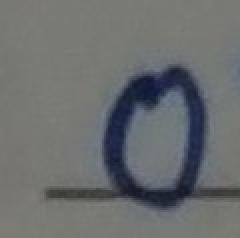
#> input picture Samples/sample0.jpg, 120 x 119 px (shown 2 times larger); its folder holds only this picture in this run
$ jupyter execute --allow-errors CNN.ipynb
#> lines starting #> are read from the running program, lines starting #| are printed output that depends on the picture
# CNN, but on NUMPY

[cell 1]
import numpy as np
import pandas as pd

import matplotlib.pyplot as plt

[cell 2]
import cv2
import os

## 1. Preparation

[cell 3]
mnist_folder = "./MNIST_Dataset"

LoadMNIST from https://stackoverflow.com/a/53226079

[cell 4]
def loadMNIST(prefix, folder):

    data_path = "-images-idx3-ubyte"
    labels_path = "-labels-idx1-ubyte"

    intType = np.dtype('int32').newbyteorder('>')
    nMetaDataBytes = 4 * intType.itemsize

    data = np.fromfile(folder + "/" + prefix + data_path, dtype = 'ubyte')
    magicBytes, nImages, width, height = np.frombuffer( data[:nMetaDataBytes].tobytes(), intType)
    data = data[nMetaDataBytes:].astype( dtype='float32').reshape([nImages, width, height])

    labels = np.fromfile(folder + "/" + prefix + labels_path, dtype = 'ubyte')[2 * intType.itemsize:]

    return data, labels

#> (a cell that did not finish here is left out)

__Test MNIST loader__

#> (a cell that did not finish here is left out)

## 2. CNN Models
### 2.1. CNN Layers [6, 7, 9, 14,15]

#### a. Convolution layer [7, 9]
Simple convolution layer with:
+ Filter: 3x3xN (N: num_filters)
+ Padding: "valid" or "same"

[cell 7]
class Conv:
    def __init__(
        self,
        num_filters,
        padding: str = "valid"
    ):
        self.num_filters = num_filters
        self.filters = np.random.randn(num_filters, 3, 3)/9
        self.padding = padding

    def iterate_regions(self, image):
        h, w =  image.shape

        #Same Padding
        if (self.padding == "same"):
            pad_image = np.pad(image, 1, mode='constant')
            for i in range(h):
                for j in range(w):
                    img_region = pad_image[i:(i+3), j:(j+3)]
                    yield img_region, i, j

        #Valid Padding
        elif (self.padding == "valid"):
            for i in range(h-2):
                for j in range(w-2):
                    img_region = image[i:(i+3), j:(j+3)]
                    yield img_region, i, j
        else:
            raise Exception(
                f"Unsupported padding value: {self.padding}"
            )

    def forward(self, input):
        self.last_input = input

        h, w = input.shape

        #Same Padding
        if (self.padding == "same"):
            output = np.zeros((h, w, self.num_filters))

        #Valid Padding
        elif (self.padding == "valid"):
            output = np.zeros((h-2, w-2, self.num_filters))

        else:
            raise Exception(
                f"Unsupported padding value: {self.padding}"
            )

        for img_region, i, j in self.iterate_regions(input):
            output[i, j] = np.sum(img_region * self.filters, axis=(1, 2))

        return output

    # [10 lines left out: function backpropagation, not called in this run]

##### #3 Backpropagation on Convolution layer [6, 12]:
$$\frac{\partial L}{\partial filter(x, y)} = \sum_{i}\sum _{j}\frac{\partial L}{\partial out(i, j)} * \frac{\partial out(i, j)}{\partial filter(x, y)}$$

<div align="center">
Nguồn: [20]</div>

#### b. MaxPooling Layer with 2x2 windows

[cell 8]
class MaxPool:
    def iterate_region(self, image):
        h, w, _ = image.shape
        h_new = h // 2
        w_new = w // 2

        for i in range(h_new):
            for j in range(w_new):
                img_region = image[(i*2):(i*2+2), (j*2):(j*2+2)]
                yield img_region, i, j

    def forward(self, input):
        self.last_input = input
        h, w, num_filters = input.shape

        pool_output = np.zeros((h//2, w//2, num_filters))
        for img_region, i, j in self.iterate_region(input):
            pool_output[i, j] = np.amax(img_region, axis=(0, 1))
        return pool_output

    # [16 lines left out: function backpropagation, not called in this run]

##### #2 Backpropagation on Max Pooling layer [6] with 2x2 window:
+ $\frac{\partial L}{\partial input} = 0$ for non-max pixels
+ $\frac{\partial L}{\partial input}  = \frac{\partial L}{\partial output}$ for max-value pixels

#### c. Softmax Layer
__Softmax function:__ $$f_i(x) = \frac{e^{x_i}}{\sum_{j}e^{x_j}}$$, with $x \in \{0, 9\}$

[cell 9]
class Softmax:
    def __init__(self, input_len, nodes):
        self.weights = np.random.randn(input_len, nodes)/input_len
        self.bias = np.zeros(nodes)

    def forward(self, input):
        #Input shape before Flatten
        self.last_input_shape = input.shape

        #Flatten Max-Pooling output
        input = input.flatten()
        self.last_input = input

        input_len, nodes = self.weights.shape

        #Fully Connected
        totals = np.dot(input, self.weights) + self.bias
        self.last_totals = totals

        exp = np.exp(totals)
        return (exp/np.sum(exp, axis = 0))

    # [39 lines left out: function backpropagation, not called in this run]

##### #1 Backpropagation on Softmax [6, 10, 11]:
__Cross-entropy Lost [10]__
$$L = -ln(p_c) = -ln(\frac{e^{x_i}}{\sum_{j}e^{x_j}})$$
__Gradients of Cross-entropy loss against Softmax layer's input:__
$$\frac{\partial L}{\partial input} = \frac{\partial L}{\partial out} * \frac{\partial out}{\partial t} * \frac{\partial t}{\partial input}$$
Trong đó:
+ Gradients of totals against input: $$\frac{\partial t}{\partial input} = \frac{\partial (w*input +b)}{\partial input} = w$$
+ Gradients of $out_i$ against _totals_ $S$: $$\frac{\partial out_s(i)}{\partial t} = \begin{cases}
 \frac{-e^{t_c}e^{t_i}}{S^2} & \text{ if } i\neq c\\
 \frac{e^{t_c}(S-e^{t_c})}{S^2}& \text{ if } i = c
\end{cases}$$
+ Gradients of Cross-entropy loss for this layer's outputs: $$\frac{\partial L}{\partial out} = \begin{cases}
 0 & \text{ if } i\neq c\\
 -\frac{1}{p_i}& \text{ if } i = c
\end{cases}$$

__Gradients of Cross-entropy loss against weights:__
$$\frac{\partial L}{\partial w} = \frac{\partial L}{\partial out} * \frac{\partial out}{\partial t} * \frac{\partial t}{\partial w}$$
__Gradients of Cross-entropy loss against bias:__
$$\frac{\partial L}{\partial b} = \frac{\partial L}{\partial out} * \frac{\partial out}{\partial t} * \frac{\partial t}{\partial b}$$

### 2.2 Some CNN Models
#### Utilities

[cell 10]
def history_chart(data, title, xlabel, ylabel, legend):
#> called with title = 'SCNN model loss', xlabel = 'iterations', ylabel = 'loss', legend = 'train'
    plt.plot(data)
    plt.title(title)
    plt.ylabel(ylabel)
    plt.xlabel(xlabel)
    plt.legend([legend], loc='upper left')
    plt.show()
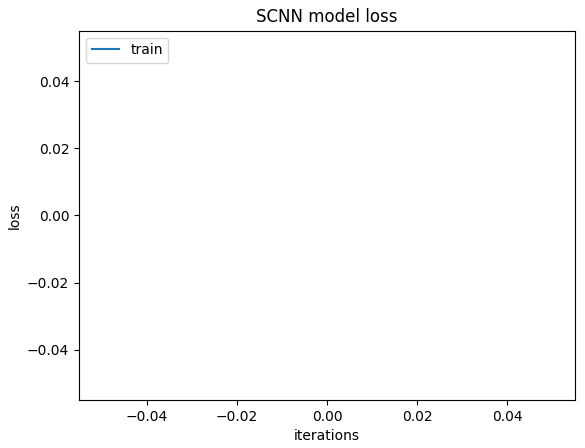
#> figure drawn by matplotlib, 1 panel
    return plt

#### a. CNN models without non-linear activation layer
##### Shallow CNN -with Conv(same padding)

[cell 11]
SCNN_conv = Conv(8, "same")
SCNN_pool = MaxPool()
SCNN_softmax = Softmax(14*14*8, 10)

def forward(image, label):

    out = SCNN_conv.forward((image/255) - 0.5)
    out = SCNN_pool.forward(out)
    out = SCNN_softmax.forward(out)

    loss = -np.log(out[label])
    acc = 1 if(np.argmax(out) == label) else 0

    return out, loss, acc

# [11 lines left out: function train, not called in this run]

[cell 12]
SCNN_history = {'loss': [], 'accuracy': []}

__Training process of Shallow CNN on MNIST__

[cell 13]
print('MNIST Shallow CNN initialized')

#> (the rest of this cell did not finish here and is left out)

Loss curve of training SCNN model

[cell 14]
SCNN_loss_curve = history_chart(SCNN_history['loss'], 'SCNN model loss', 'iterations', 'loss', 'train')

Accuracy curve of training SCNN model

[cell 15]
SCNN_acc_curve = history_chart(SCNN_history['accuracy'], 'SCNN model accuracy', 'iterations', 'accuracy', 'train')
#> call 2 of history_chart, with title = 'SCNN model accuracy', xlabel = 'iterations', ylabel = 'accuracy', legend = 'train'
#> in history_chart (call 2), `plt.show()`:
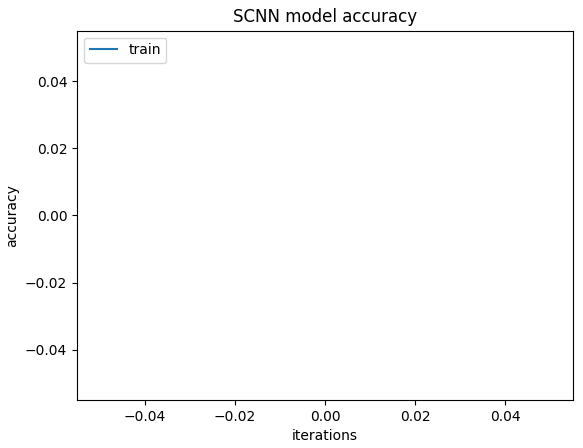
#> figure drawn by matplotlib, 1 panel

Test Shallow CNN model

[cell 16]
SCNN_test = {'loss': 0, 'accuracy': 0}

[cell 17]
print('\n--- Testing the Shallow CNN ---')
loss = 0
num_correct = 0

#> (the rest of this cell did not finish here and is left out)

__Challenge of this approach: CNN model with 2 of more hidden Convolution layers__

#### b. CNN models with non-linear activation function

##### ReLU Activation
$$ReLU(x) = max(0, x)$$

[cell 18]
class ReLU:
    def __init__(self):
        self.cache = None

    def forward(self, input):
        self.cache = np.maximum(0, input)
        return self.cache

    # [4 lines left out: function backpropagation, not called in this run]

__Backpropagation with ReLU layer__
$$\frac{\partial ReLU}{\partial x} = \begin{cases}
 1 & \text{ if } x > 0\\
 0 & \text{ ortherwise }
\end{cases}$$

##### ReCNN Model: with Conv(same padding) & ReLU activation

[cell 19]
ReCNN_conv = Conv(8, "same")
ReCNN_relu = ReLU()
ReCNN_pool = MaxPool()
ReCNN_softmax = Softmax(14*14*8, 10)

def ReCNNforward(image, label):

    out = ReCNN_conv.forward((image/255) - 0.5)
    out = ReCNN_relu.forward(out)
    out = ReCNN_pool.forward(out)
    out = ReCNN_softmax.forward(out)

    loss = -np.log(out[label])
    acc = 1 if(np.argmax(out) == label) else 0

    return out, loss, acc

# [12 lines left out: function ReCNNtrain, not called in this run]

[cell 20]
ReCNN_history = {'loss': [], 'accuracy': []}

[cell 21]
print('MNIST CNN with ReLU activation initialized')

#> (the rest of this cell did not finish here and is left out)

Loss curve of training ReCNN model

[cell 22]
ReCNN_loss_curve = history_chart(ReCNN_history['loss'], 'ReCNN model loss', 'iterations', 'loss', 'train')

Accuracy curve of training ReCNN model

[cell 23]
ReCNN_acc_curve = history_chart(ReCNN_history['accuracy'], 'ReCNN model accuracy', 'iterations', 'accuracy', 'train')

Test Shallow CNN model

[cell 24]
ReCNN_test = {'loss': 0, 'accuracy': 0}

[cell 25]
print('\n--- Testing the ReCNN Model: CNN with ReLU---')
loss = 0
num_correct = 0

#> (the rest of this cell did not finish here and is left out)

[cell 26]
history_chart(SCNN_history['loss'], 'SCNN model loss', 'iterations', 'loss', 'train')
history_chart(ReCNN_history['loss'], 'ReCNN model loss', 'iterations', 'loss', 'train')

### Model testing with image

[cell 27]
sample_folder = "./Samples"

[cell 28]
sample_list = []
for sample in os.listdir(sample_folder):
    img_gray = cv2.imread(os.path.join(sample_folder, sample), cv2.IMREAD_GRAYSCALE)
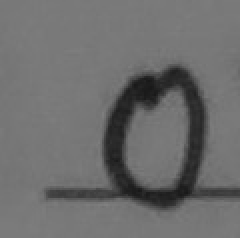
#> img_gray: shape (119, 120) (shown 2 times larger); min 24, max 128, mean 108.9
    resize_img = cv2.resize(img_gray, (28, 28))
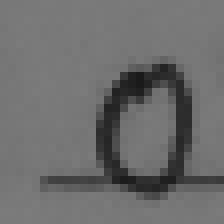
#> resize_img: shape (28, 28) (shown 8 times larger); min 26, max 124, mean 108.7
    sample_list.append(np.array(resize_img))

[cell 29]
for img in sample_list:
    print ("======================================")
    plt.subplot(111)
    plt.imshow(img, cmap=plt.get_cmap('gray'))
    plt.show()

    for num in range(10):
        _, l1, acc1 = forward(img, num)
        _, l2, acc2 = ReCNNforward(img, num)

        if (acc1 == 1):
            print("Shalow CNN Model predict this number is: " + str(num))
        if (acc2 == 1):
            print("CNN Model with ReLU predict this number is: " + str(num))
#> this loop made 1 pass
#| ======================================
#| Shalow CNN Model predict this number is: 4
#| CNN Model with ReLU predict this number is: 6
#> pass 1, in forward, `self.last_input = input`:
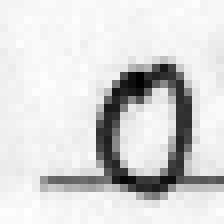
#> self.last_input: shape (28, 28) float64 (shown 8 times larger); min -0.398, max -0.0137, mean -0.0737; drawn with min black and max white

$ run again, on Samples/sample2.jpg
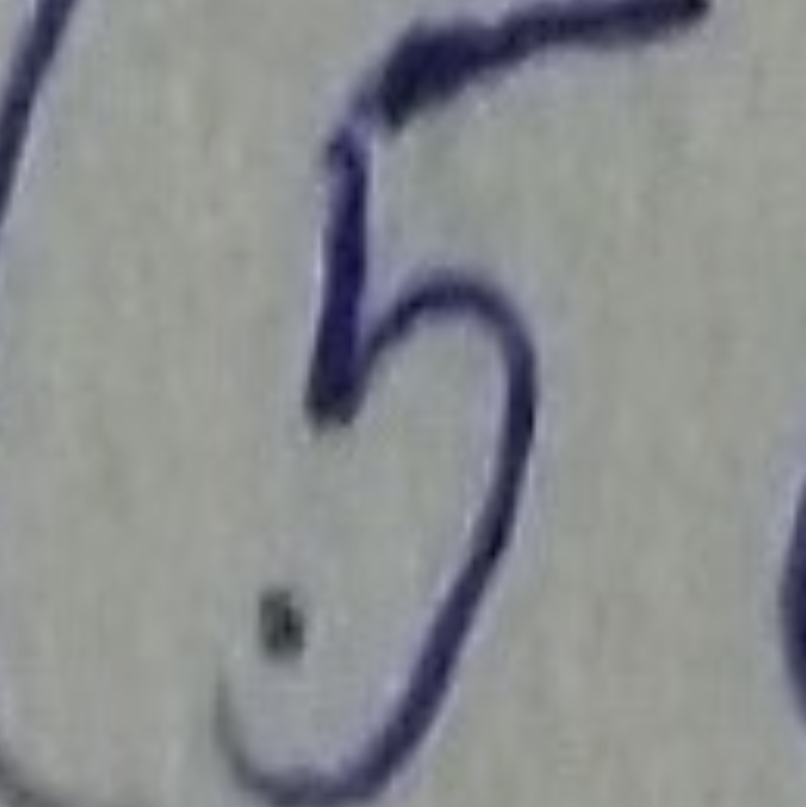
#> input picture Samples/sample2.jpg, 2418 x 2420 px (shown at 1/3 size)
#> `img_gray = cv2.imread(os.path.join(sample_folder, sample), cv2.IMREAD_..`:
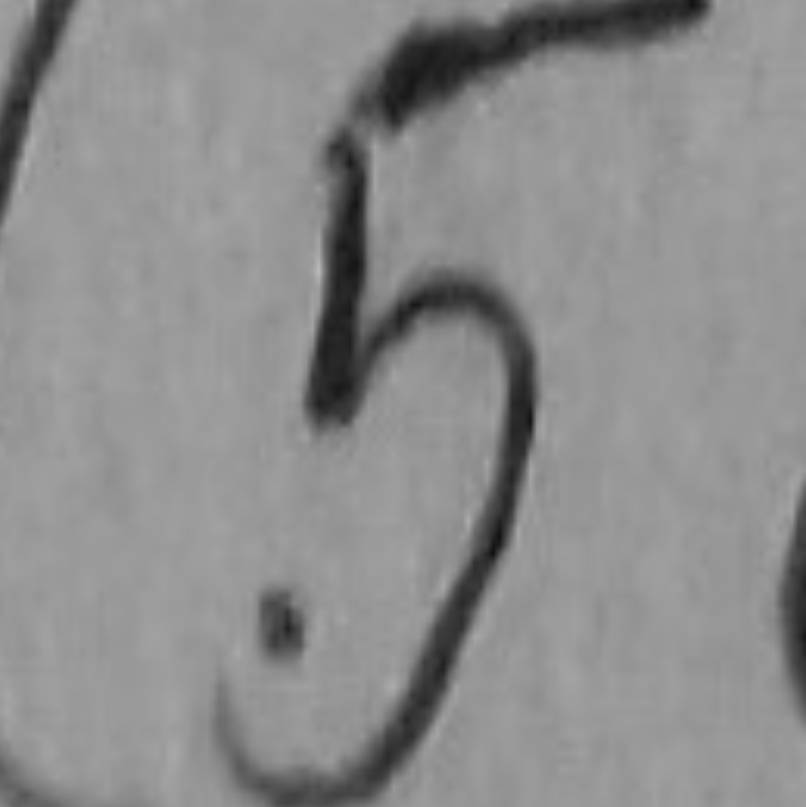
#> img_gray: shape (2420, 2418) (shown at 1/3 size); min 14, max 188, mean 140.9
#> the loop `for img in sample_list:` made 1 pass
#> (printed output is left out)
#> pass 1, in forward, `self.last_input = input`:
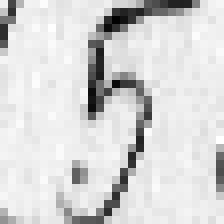
#> self.last_input: shape (28, 28) float64 (shown 8 times larger); min -0.394, max 0.135, mean 0.0514; drawn with min black and max white

$ run again, on Samples/sample3.jpg
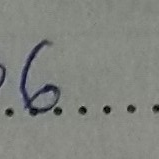
#> input picture Samples/sample3.jpg, 159 x 159 px
#> `resize_img = cv2.resize(img_gray, (28, 28))`:
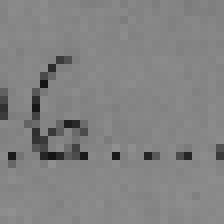
#> resize_img: shape (28, 28) (shown 8 times larger); min 20, max 144, mean 130.1
#> the loop `for img in sample_list:` made 1 pass
#> (printed output is left out)
#> pass 1, in forward, `self.last_input = input`:
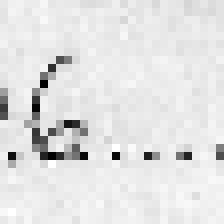
#> self.last_input: shape (28, 28) float64 (shown 8 times larger); min -0.422, max 0.0647, mean 0.0102; drawn with min black and max white

$ run again, on Samples/sample4.jpg
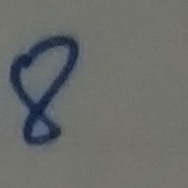
#> input picture Samples/sample4.jpg, 188 x 188 px
#> `img_gray = cv2.imread(os.path.join(sample_folder, sample), cv2.IMREAD_..`:
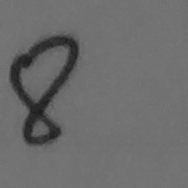
#> img_gray: shape (188, 188); min 28, max 121, mean 107.9
#> the loop `for img in sample_list:` made 1 pass
#> (printed output is left out)
#> pass 1, in forward, `self.last_input = input`:
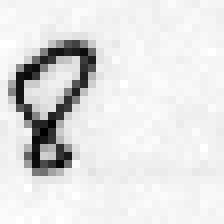
#> self.last_input: shape (28, 28) float64 (shown 8 times larger); min -0.355, max -0.0412, mean -0.0775; drawn with min black and max white
